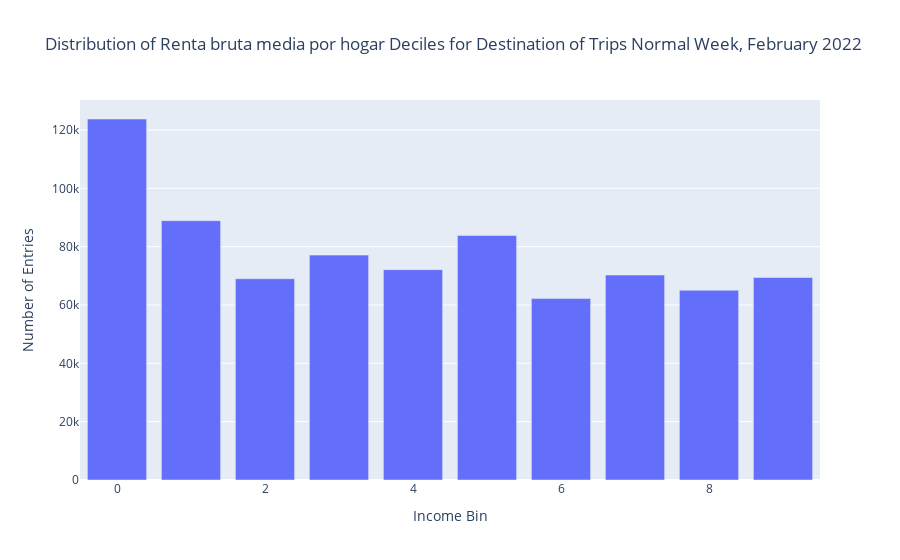

This figure's notebook cell:
### Code cell
import plotly.express as px
import matplotlib.pyplot as plt
import seaborn as sns
import config as cfg
import pandas as pd
import geopandas as gpd

# FIXME: Make more efficient
# SET VARIABLES -----------------------------------------------------------------
var_of_interest = 'Renta bruta media por hogar' 
n_income_deciles = 10
if cfg.week:
    time_of_study = 'Normal Week, February 2022'
elif cfg.weekend:
    time_of_study = 'Normal Weekend, February 2022'
else:
    print('No time of study has been set')

print(f'In this script, I calculate {n_income_deciles} income deciles for different income data in the city of Madrid during a {time_of_study}, and build assortativity matrices for the {var_of_interest} variable in particular.')
print(f'The variables for which income deciles are calculared are: {cfg.INCOME_VARS_OF_INTEREST}')
print()
# OPEN DATA ----------------------------------------------------------------------
print('Opening data...')

rent_data = gpd.read_file(cfg.INCOME_DATA / 'geometries_and_income.geojson') # rent data to add to the viajes data to find income per district
rent_data = rent_data[['ID', 'geometry'] + cfg.INCOME_VARS_OF_INTEREST ] # here I select the variables of interest

if cfg.week:
    file_name = 'all_viajes_week_0222.csv'
elif cfg.weekend:
    file_name = 'all_viajes_weekend_0222.csv'
else:
    file_name = 'default_file.csv'  # Fallback option if neither is True

week = pd.read_csv(cfg.MOBILITY_DATA / f'VIAJES/{file_name}') # week of interest
week = week.loc[(week['actividad_origen'] == 'casa')] # filtering only trips from home!

print('Shape of the rent dataset: ', rent_data.shape)
print('Shape of the mobility dataset: ', week.shape)

# MERGE INCOME AND MOBILITY DATA ----------------------------------------------------------------------

viajes_with_income = pd.merge(
    week,
    rent_data,
    left_on='origen',  # The cleaned 'origen' from viajes DataFrame
    right_on='ID',  # The 'ID' from gdf
    how='left'  # Perform a left join to keep all rows from viajes
)

print('Variable to calculate matrices on is set to: ', var_of_interest)

# CALCULATE INCOME DECILES ----------------------------------------------------------------------

print(f'Calculating {n_income_deciles} income deciles for the {var_of_interest} data.')
rent_data['income_decile'] = pd.qcut(rent_data[var_of_interest], n_income_deciles, labels=False)

# Add deciles to dataframe
viajes_with_income = pd.merge(viajes_with_income, rent_data[['ID', 'income_decile']], 
                              left_on='origen', right_on='ID', how='left', suffixes=('', '_origin'))

viajes_with_income = pd.merge(viajes_with_income, rent_data[['ID', 'income_decile']], 
                              left_on='destino', right_on='ID', how='left', suffixes=('', '_dest'))
# Clean dataframe 
viajes_with_income.drop(columns=['residencia', 'estudio_origen_posible', 'estudio_origen_posible', 'ID', 'ID_origin', 'ID_dest'], inplace=True)

# PLOT INCOME DECILES -----------------------------------------------------------------------------------------------

bin_counts = viajes_with_income['income_decile'].value_counts().sort_index()
bin_counts.plot(kind='bar')

# 1. matplotlib
plt.xlabel('Income Bin')
plt.ylabel('Number of Entries')
plt.title(f'Distribution of {var_of_interest} Deciles for Destination of Trips\n{time_of_study}')
plt.show()

# 2. plotly
fig = px.bar(
    x=bin_counts.index,  # The 'Income Bin' values
    y=bin_counts.values,  # The 'Number of Entries' values
    labels={'x': 'Income Bin', 'y': 'Number of Entries'},
    title=f'Distribution of {var_of_interest} Deciles for Destination of Trips\n{time_of_study}'
)

fig.show()

if cfg.SAVE_FIGURES:
    fig.write_html(str(cfg.FIGURES_PATH / f'{var_of_interest}_deciles_distribution_destination.html'))
    plt.savefig(cfg.FIGURES_PATH / f'{var_of_interest}_deciles_distribution_destination.png', dpi=300, bbox_inches='tight')

# BUILD ASSORTATIVITY MATRICES ----------------------------------------------------------------------------------------

# Group by origin and destination deciles and count the trips
trip_counts_by_decile = viajes_with_income.groupby(['renta', 'income_decile', 'income_decile_dest']).size().reset_index(name='trip_count')
districts = rent_data['ID'].unique()

try:
    # Try using pivot() if there are no duplicate index/column combinations
    assortativity_matrix = trip_counts_by_decile.pivot(
        index='income_decile', 
        columns='income_decile_dest', 
        values='trip_count'
    ).fillna(0)

except ValueError as e:
    # If there's a ValueError (likely due to duplicate index/column pairs), fallback to pivot_table()
    print(f"Encountered an error with pivot(): {e}")
    print("Switching to pivot_table() to handle duplicates.")
    
    # Use pivot_table() with aggregation to handle duplicates
    assortativity_matrix = trip_counts_by_decile.pivot_table(
        index='income_decile', 
        columns='income_decile_dest', 
        values='trip_count', 
        aggfunc='sum',  # Aggregate duplicates by summing trip counts
        fill_value=0  # Fill missing values with 0
    )

# Continue with further processing or analysis of assortativity_matrix
print("Assortativity matrix created successfully.")

# Normalize 
assortativity_matrix_normalized = assortativity_matrix.div(assortativity_matrix.sum(axis=1), axis=0)

# PLOT AND SAVE ASSORTATIVITY MATRICES --------------------------------------------------------------------------------------

plt.figure(figsize=(10, 8))
sns.heatmap(assortativity_matrix, annot=False, cmap='viridis', cbar_kws={'label': 'Number of Trips'}, fmt=".2f")
plt.title(f'Assortativity Matrix of Trips Between {var_of_interest} Deciles\n{time_of_study}')
plt.xlabel('Destination District SES')
plt.ylabel('Home District SES')
plt.show()

if cfg.SAVE_FIGURES:
    plt.savefig(cfg.FIGURES_PATH / f'Assortativity Matrix of Trips Between {var_of_interest} Deciles, Normal Week February 2022.png', dpi=300, bbox_inches='tight')

plt.figure(figsize=(10, 8))
sns.heatmap(assortativity_matrix_normalized, annot=False, cmap='viridis', cbar_kws={'label': 'Normalized Probability'}, fmt=".2f")
plt.title(f'Normalized Assortativity Matrix of Trips Between {var_of_interest} Deciles, Normal Week February 2022')
plt.xlabel('Destination District SES')
plt.ylabel('Home District SES')   
plt.show()

if cfg.SAVE_FIGURES:
    plt.savefig(cfg.FIGURES_PATH / f'Normalized Assortativity Matrix of Trips Between {var_of_interest} Deciles, Normal Week February 2022.png', dpi=300, bbox_inches='tight')

# STRATIFY MOBILITY DATA BY RENT ----------------------------------------------------------------------------------

middle = trip_counts_by_decile[trip_counts_by_decile['renta']=='10-15']
high = trip_counts_by_decile[trip_counts_by_decile['renta']=='>15']

assortativity_matrix_middle = middle.pivot(index='income_decile', columns='income_decile_dest', values='trip_count').fillna(0)
assortativity_matrix_middle_normalized = assortativity_matrix_middle.div(assortativity_matrix_middle.sum(axis=1), axis=0)

assortativity_matrix_high = high.pivot(index='income_decile', columns='income_decile_dest', values='trip_count').fillna(0)
assortativity_matrix_high_normalized = assortativity_matrix_high.div(assortativity_matrix_high.sum(axis=1), axis=0)

# PLOT ASSORTATIVITY MATRICES STRATIFIED BY RENT ------------------------------------------------------------------

plt.figure(figsize=(10, 8))
sns.heatmap(assortativity_matrix_middle_normalized, annot=False, cmap='viridis', cbar_kws={'label': 'Normalized Probability'}, fmt=".2f")
plt.title(f'Assortativity Matrix of Trips Between {var_of_interest} Deciles\n{time_of_study}, Income Bracket 10-15')
plt.xlabel('Destination District SES')
plt.ylabel('Home District SES')
plt.show()

if cfg.SAVE_FIGURES:
    plt.savefig(cfg.FIGURES_PATH /f'Assortativity Matrix of Trips Between {var_of_interest} Deciles, Normal Week February 2022, Income Bracket 10-15.png', dpi=300, bbox_inches='tight')

plt.figure(figsize=(10, 8))
sns.heatmap(assortativity_matrix_high_normalized, annot=False, cmap='viridis', cbar_kws={'label': 'Normalized Probability'}, fmt=".2f")
plt.title(f'Assortativity Matrix of Trips Between {var_of_interest} Deciles\n{time_of_study}, Income Bracket >15')
plt.xlabel('Destination District SES')
plt.ylabel('Home District SES')
plt.show()

if cfg.SAVE_FIGURES:
    plt.savefig(cfg.FIGURES_PATH /f'Assortativity Matrix of Trips Between {var_of_interest} Deciles, Normal Week February 2022, Income Bracket Over 15.png', dpi=300, bbox_inches='tight')

### Figure 1 — Plotly figure (JSON) as saved in the notebook; plotly's stock layout.template omitted (floating-point values rounded to 4 significant figures)
{"data": [{"alignmentgroup": "True", "hovertemplate": "Income Bin=%{x}<br>Number of Entries=%{y}<extra></extra>", "legendgroup": "", "marker": {"color": "#636efa", "pattern": {"shape": ""}}, "name": "", "offsetgroup": "", "orientation": "v", "showlegend": false, "textposition": "auto", "type": "bar", "x": [0, 1, 2, 3, 4, 5, 6, 7, 8, 9], "xaxis": "x", "y": [123773, 88912, 68996, 77101, 72116, 83844, 62199, 70277, 65050, 69429], "yaxis": "y"}], "layout": {"barmode": "relative", "legend": {"tracegroupgap": 0}, "title": {"text": "Distribution of Renta bruta media por hogar Deciles for Destination of Trips\nNormal Week, February 2022"}, "xaxis": {"anchor": "y", "domain": [0, 1], "title": {"text": "Income Bin"}}, "yaxis": {"anchor": "x", "domain": [0, 1], "title": {"text": "Number of Entries"}}}}
